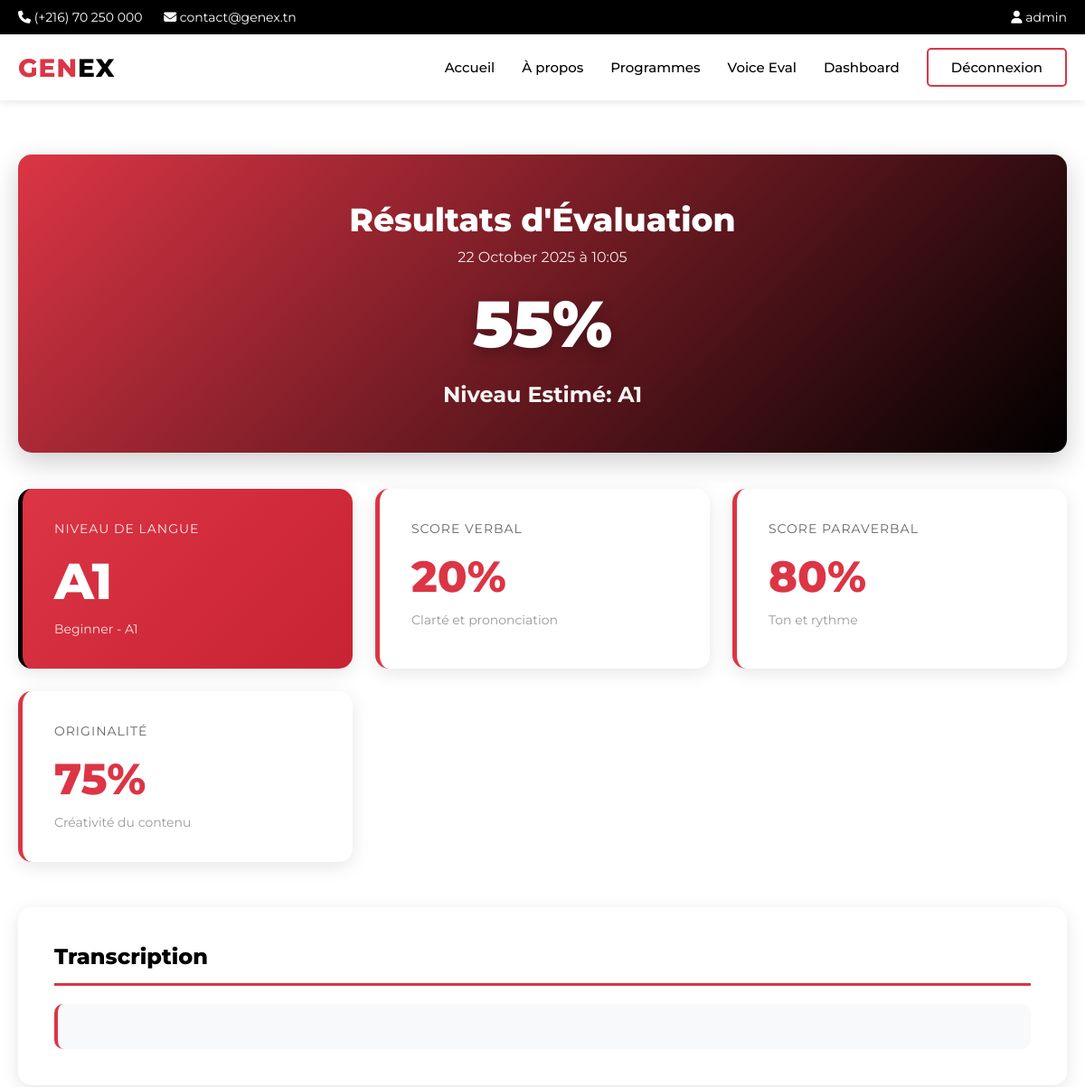
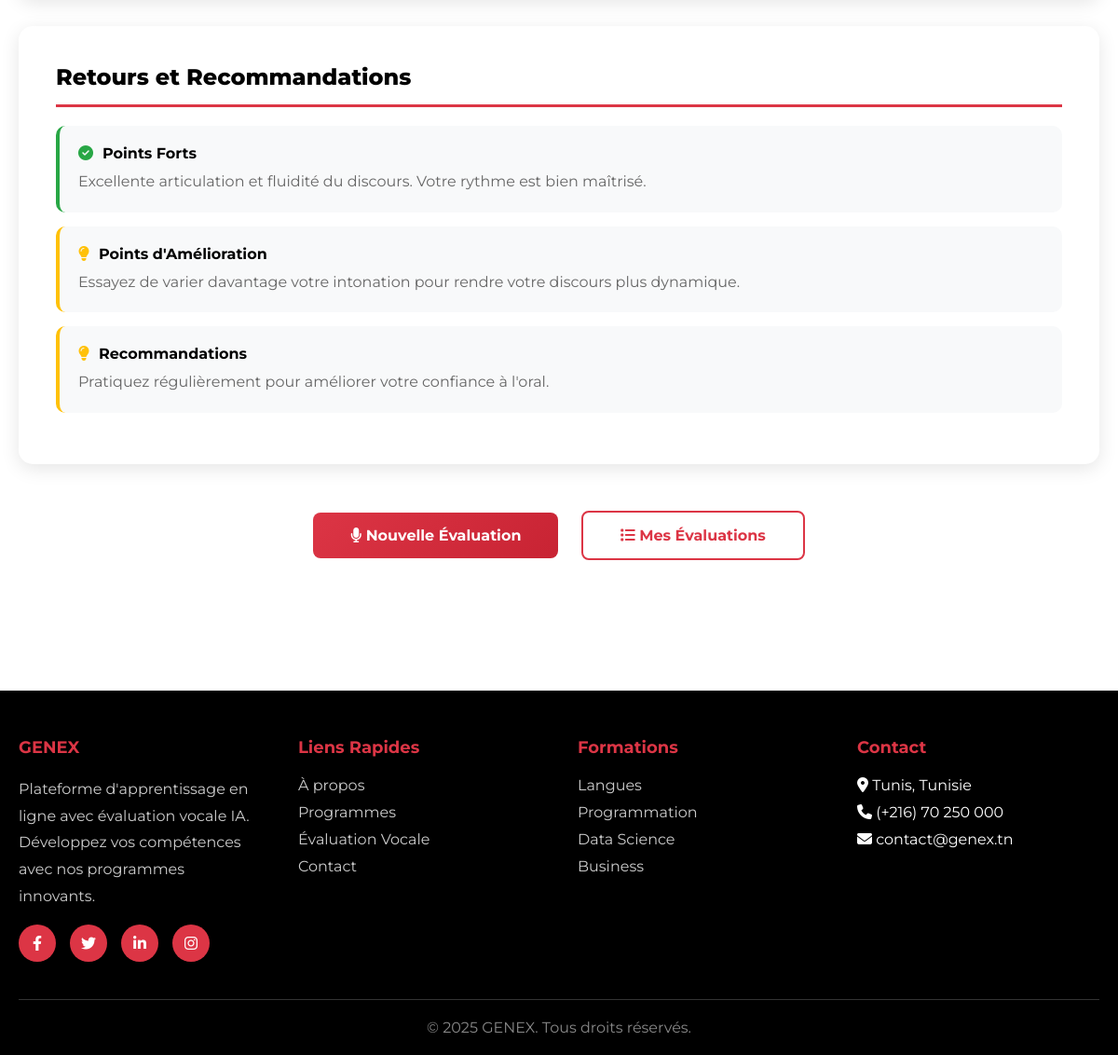
The app's page /voice/20/ (signed in) with its own data (2 pictures, top to bottom).
### users/models.py (models this page shows, shortened)
class User(AbstractUser):
    USER_TYPE_CHOICES = (
        ('admin', 'Admin'),
        ('student', 'Student'),
    )
    LEVEL_CHOICES = (
        ('weak', 'Weak'),
        ('medium', 'Medium'),
        ('advanced', 'Advanced'),
    )
    user_type = models.CharField(max_length=10, choices=USER_TYPE_CHOICES, default='student')
    level = models.CharField(max_length=10, choices=LEVEL_CHOICES, blank=True, null=True)
    student_class = models.CharField(max_length=50, blank=True, null=True)

### voice_eval/models.py (models this page shows, shortened)
class VoiceEvaluation(models.Model):
    LANGUAGE_CHOICES = [
        ('en', 'English'),
        ('fr', 'French'),
    ]
    LEVEL_CHOICES = [
        ('A1', 'Beginner - A1'),
        ('A2', 'Elementary - A2'),
        ('B1', 'Intermediate - B1'),
        ('B2', 'Upper Intermediate - B2'),
        ('C1', 'Advanced - C1'),
        ('C2', 'Proficient - C2'),
    ]
    user = models.ForeignKey(settings.AUTH_USER_MODEL, on_delete=models.CASCADE, related_name='voice_evaluations')
    audio_file = models.FileField(upload_to=voice_upload_path, max_length=500)
    language = models.CharField(max_length=2, choices=LANGUAGE_CHOICES, default='en')
    theme = models.CharField(max_length=200, blank=True, null=True, help_text="Topic or theme of the recording")
    transcription = models.TextField(blank=True, null=True)
    fluency_score = models.FloatField(default=0.0, help_text="Fluency evaluation (0-100)")
    vocabulary_score = models.FloatField(default=0.0, help_text="Vocabulary richness (0-100)")
    structure_score = models.FloatField(default=0.0, help_text="Grammar and structure (0-100)")
    verbal_score = models.FloatField(default=0.0, help_text="Overall verbal score (0-100)")
    pitch_score = models.FloatField(default=0.0, help_text="Pitch variation (0-100)")
    pace_score = models.FloatField(default=0.0, help_text="Speaking pace (0-100)")
    energy_score = models.FloatField(default=0.0, help_text="Voice energy (0-100)")
    paraverbal_score = models.FloatField(default=0.0, help_text="Overall paraverbal score (0-100)")
    originality_score = models.FloatField(default=0.0, help_text="Content originality (0-100)")
    total_score = models.FloatField(default=0.0, help_text="Overall score (0-100)")
    estimated_level = models.CharField(max_length=2, choices=LEVEL_CHOICES, blank=True, null=True)
    feedback = models.JSONField(default=dict, blank=True, help_text="Detailed feedback for the user")
    audio_features = models.JSONField(default=dict, blank=True, help_text="Raw audio features from librosa")
    duration = models.FloatField(default=0.0, help_text="Recording duration in seconds")
    created_at = models.DateTimeField(auto_now_add=True)
    updated_at = models.DateTimeField(auto_now=True)
    processing_status = models.CharField(
        max_length=20,
        choices=[
            ('pending', 'Pending'),
            ('processing', 'Processing'),
            ('completed', 'Completed'),
            ('failed', 'Failed'),
        ],
        default='pending'
    )
    error_message = models.TextField(blank=True, null=True)
    class Meta:
        ordering = ['-created_at']
        indexes = [
            models.Index(fields=['user', '-created_at']),
            models.Index(fields=['processing_status']),
        ]

### voice_eval/views.py (the view)
# urls.py: path('<int:pk>/', views.voice_eval_detail, name='voice-eval-detail'),
@login_required
def voice_eval_detail(request, pk):
    try:
        evaluation = VoiceEvaluation.objects.get(pk=pk, user=request.user)
    except VoiceEvaluation.DoesNotExist:
        from django.http import Http404
        raise Http404("Evaluation not found")
    context = {
        'evaluation': evaluation,
    }
    return render(request, 'voice_eval/detail.html', context)

### templates/voice_eval/detail.html (shortened to what this page needs)
{% extends 'main/base.html' %}
{% load static %}
{% block content %}
<div class="eval-detail">
    <div class="container">
        <div class="result-header">
            <h1>Résultats d'Évaluation</h1>
            <p class="result-date">{{ evaluation.created_at|date:"d F Y à H:i" }}</p>
            <div class="overall-score">{{ evaluation.total_score|floatformat:0 }}%</div>
            {% if evaluation.estimated_level %}
            <div style="font-size: 24px; margin-top: 20px; font-weight: 700; opacity: 0.95;">
                Niveau Estimé: {{ evaluation.estimated_level }}
            </div>
            {% endif %}
        </div>
        <div class="scores-grid">
            {% if evaluation.estimated_level %}
            <div class="score-card" style="background: linear-gradient(135deg, #dc3545 0%, #c82333 100%); color: white; border-left: 5px solid #000;">
                <div class="score-label" style="color: rgba(255,255,255,0.9);">Niveau de Langue</div>
                <div class="score-value" style="color: white; font-size: 56px;">{{ evaluation.estimated_level }}</div>
                <div class="score-description" style="color: rgba(255,255,255,0.85);">{{ evaluation.get_estimated_level_display }}</div>
            </div>
            {% endif %}
            <div class="score-card">
                <div class="score-label">Score Verbal</div>
                <div class="score-value">{{ evaluation.verbal_score|floatformat:0 }}%</div>
                <div class="score-description">Clarté et prononciation</div>
            </div>
            <div class="score-card">
                <div class="score-label">Score Paraverbal</div>
                <div class="score-value">{{ evaluation.paraverbal_score|floatformat:0 }}%</div>
                <div class="score-description">Ton et rythme</div>
            </div>
            <div class="score-card">
                <div class="score-label">Originalité</div>
                <div class="score-value">{{ evaluation.originality_score|floatformat:0 }}%</div>
                <div class="score-description">Créativité du contenu</div>
            </div>
        </div>
        <div class="transcription-section">
            <h2 class="section-title">Transcription</h2>
            <div class="transcription-box">
            </div>
        </div>
        <div class="feedback-section">
            <h2 class="section-title">Retours et Recommandations</h2>
            <ul class="feedback-list">
                <li class="feedback-item positive">
                    <h4><i class="fas fa-check-circle" style="color: #28a745; margin-right: 10px;"></i>Points Forts</h4>
                    <p>Excellente articulation et fluidité du discours. Votre rythme est bien maîtrisé.</p>
                </li>
                <li class="feedback-item improvement">
                    <h4><i class="fas fa-lightbulb" style="color: #ffc107; margin-right: 10px;"></i>Points d'Amélioration</h4>
                    <p>Essayez de varier davantage votre intonation pour rendre votre discours plus dynamique.</p>
                </li>
                <li class="feedback-item improvement">
                    <h4><i class="fas fa-lightbulb" style="color: #ffc107; margin-right: 10px;"></i>Recommandations</h4>
                    <p>Pratiquez régulièrement pour améliorer votre confiance à l'oral.</p>
                </li>
            </ul>
        </div>
        <div class="actions">
            <a href="{% url 'voice_eval:voice-eval-record' %}" class="btn-primary">
                <i class="fas fa-microphone"></i> Nouvelle Évaluation
            </a>
            <a href="{% url 'voice_eval:voice-eval-home' %}" class="btn-secondary">
                <i class="fas fa-list"></i> Mes Évaluations
            </a>
        </div>
    </div>
</div>
{% endblock %}

### templates/main/base.html (shortened to what this page needs)
{% load static %}
<!doctype html>
<html lang="en">
<head>
    <link rel="stylesheet" href="https://cdnjs.cloudflare.com/ajax/libs/font-awesome/6.4.0/css/all.min.css">
</head>
<body>
    <div class="top-bar">
        <div class="container">
            <div>
                <i class="fas fa-phone"></i> (+216) 70 250 000
                <i class="fas fa-envelope" style="margin-left: 20px;"></i> contact@genex.tn
            </div>
            <div>
                {% if user.is_authenticated %}
                    <a href="{% url 'main:dashboard' %}"><i class="fas fa-user"></i> {{ user.username }}</a>
                {% else %}
                    <a href="{% url 'main:signin' %}">Espace étudiant</a>
                {% endif %}
            </div>
        </div>
    </div>
    <header class="main-header">
        <nav class="navbar">
            <a href="{% url 'main:home' %}" class="logo">
                GEN<span>EX</span>
            </a>
            <ul class="nav-menu">
                <li><a href="{% url 'main:home' %}" class="{% block nav_home %}{% endblock %}">Accueil</a></li>
                <li><a href="{% url 'main:about' %}" class="{% block nav_about %}{% endblock %}">À propos</a></li>
                <li><a href="#" class="{% block nav_courses %}{% endblock %}">Programmes</a></li>
                <li><a href="{% url 'voice_eval:voice-eval-home' %}" class="{% block nav_voice %}{% endblock %}">Voice Eval</a></li>
                {% if user.is_authenticated %}
                    <li><a href="{% url 'main:dashboard' %}">Dashboard</a></li>
                    <li><a href="{% url 'main:signout' %}" class="btn-outline-red">Déconnexion</a></li>
                {% else %}
                    <li><a href="{% url 'main:signin' %}" class="btn-outline-red">Connexion</a></li>
                    <li><a href="{% url 'main:signup' %}" class="btn-red">Inscription</a></li>
                {% endif %}
            </ul>
        </nav>
    </header>
    <main>
        {% block content %}{% endblock %}
    </main>
    <footer class="footer">
        <div class="footer-container">
            <div class="footer-grid">
                <div>
                    <h4>GENEX</h4>
                    <p style="color: #ccc; line-height: 1.8;">
                        Plateforme d'apprentissage en ligne avec évaluation vocale IA.
                        Développez vos compétences avec nos programmes innovants.
                    </p>
                    <div class="social-links">
                        <a href="#"><i class="fab fa-facebook-f"></i></a>
                        <a href="#"><i class="fab fa-twitter"></i></a>
                        <a href="#"><i class="fab fa-linkedin-in"></i></a>
                        <a href="#"><i class="fab fa-instagram"></i></a>
                    </div>
                </div>
                <div>
                    <h4>Liens Rapides</h4>
                    <ul>
                        <li><a href="{% url 'main:about' %}">À propos</a></li>
                        <li><a href="#">Programmes</a></li>
                        <li><a href="{% url 'voice_eval:voice-eval-home' %}">Évaluation Vocale</a></li>
                        <li><a href="#">Contact</a></li>
                    </ul>
                </div>
                <div>
                    <h4>Formations</h4>
                    <ul>
                        <li><a href="#">Langues</a></li>
                        <li><a href="#">Programmation</a></li>
                        <li><a href="#">Data Science</a></li>
                        <li><a href="#">Business</a></li>
                    </ul>
                </div>
                <div>
                    <h4>Contact</h4>
                    <ul>
                        <li><i class="fas fa-map-marker-alt"></i> Tunis, Tunisie</li>
                        <li><i class="fas fa-phone"></i> (+216) 70 250 000</li>
                        <li><i class="fas fa-envelope"></i> contact@genex.tn</li>
                    </ul>
                </div>
            </div>
            <div class="footer-bottom">
                <p>&copy; <script>document.write(new Date().getFullYear());</script> GENEX. Tous droits réservés.</p>
            </div>
        </div>
    </footer>
</body>
</html>

### templates/main/base.html (style rules this page uses)
* { margin: 0; padding: 0; box-sizing: border-box; }
body { font-family: 'Montserrat', sans-serif; background-color: #fff; color: #333; }
.top-bar { background-color: #000; color: #fff; padding: 10px 0; font-size: 14px; }
.top-bar .container { max-width: 1200px; margin: 0 auto; padding: 0 20px; display: flex; justify-content: space-between; align-items: center; }
.top-bar a { color: #fff; text-decoration: none; margin-left: 20px; }
.main-header { background-color: #fff; box-shadow: 0 2px 10px rgba(0,0,0,0.1); position: sticky; top: 0; z-index: 1000; }
.navbar { max-width: 1200px; margin: 0 auto; padding: 15px 20px; display: flex; justify-content: space-between; align-items: center; }
.logo { font-size: 28px; font-weight: 800; color: #dc3545; text-decoration: none; letter-spacing: 1px; }
.logo span { color: #000; }
.nav-menu { display: flex; list-style: none; gap: 30px; align-items: center; }
.nav-menu a { color: #000; text-decoration: none; font-weight: 500; font-size: 15px; transition: color 0.3s; }
.btn-outline-red { background-color: transparent; color: #dc3545; padding: 10px 25px; border-radius: 5px; text-decoration: none; font-weight: 600; border: 2px solid #dc3545; cursor: pointer; transition: all 0.3s; display: inline-block; }
.footer { background-color: #000; color: #fff; padding: 50px 0 20px; margin-top: 80px; }
.footer-container { max-width: 1200px; margin: 0 auto; padding: 0 20px; }
.footer-grid { display: grid; grid-template-columns: repeat(auto-fit, minmax(250px, 1fr)); gap: 40px; margin-bottom: 40px; }
.footer h4 { color: #dc3545; margin-bottom: 20px; font-size: 18px; }
.footer ul { list-style: none; }
.footer ul li { margin-bottom: 10px; }
.footer a { color: #ccc; text-decoration: none; transition: color 0.3s; }
.footer-bottom { border-top: 1px solid #333; padding-top: 20px; text-align: center; color: #888; }
.social-links { display: flex; gap: 15px; margin-top: 15px; }
.social-links a { width: 40px; height: 40px; background-color: #dc3545; border-radius: 50%; display: flex; align-items: center; justify-content: center; color: #fff; transition: all 0.3s; }
.container { max-width: 1200px; margin: 0 auto; padding: 0 20px; }

### records on screen
User: username "admin"
VoiceEvaluation: created_at "22 October 2025 à 10:05", total_score "55", estimated_level "A1", estimated_level "Beginner - A1", verbal_score "20", paraverbal_score "80", originality_score "75"
